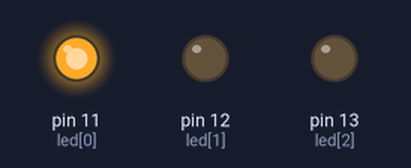
Bench run of a sketch on a simulated Arduino Uno, built with avr-gcc and run on an emulated ATmega328P. Shown: output pins drawn as LEDs (lit = HIGH).

Above: at 0.2 s.
At 1.2 s:
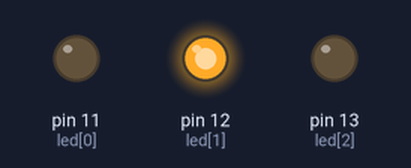
At 2.2 s:
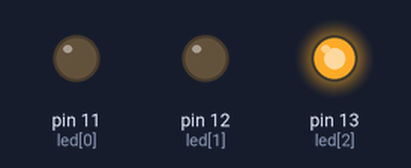
At 5.7 s:
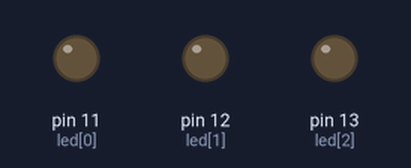
Timing chart, 0 to 6.9 s (numbered marks = the images above):
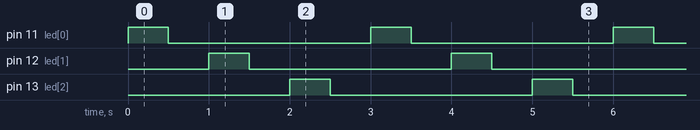

The sketch:

blinky.ino
```cpp
/*
  Blinky

 */

// Pin 11,12,13 has an LED connected
int led[3] = {11,12,13};

// the setup routine runs once when you press reset:
void setup() {
  // initialize the digital pin as an output.
  for (int i=0;i<=2;i++){
    pinMode(led[i], OUTPUT);
  }
}

// the loop routine runs over and over again forever:
void loop() {
  for (int i=0;i<=2;i++){
    digitalWrite(led[i], HIGH);
    delay(500);
    digitalWrite(led[i], LOW);
    delay(500);
  }
}
```

Measured:
- by itself, pin 11 (led[0]), pin 12 (led[1]), pin 13 (led[2]): alternates HIGH for 0.50 s and LOW for 2.5 s
- by itself, everything shown: repeats every 3.0 s, in 6 steps
